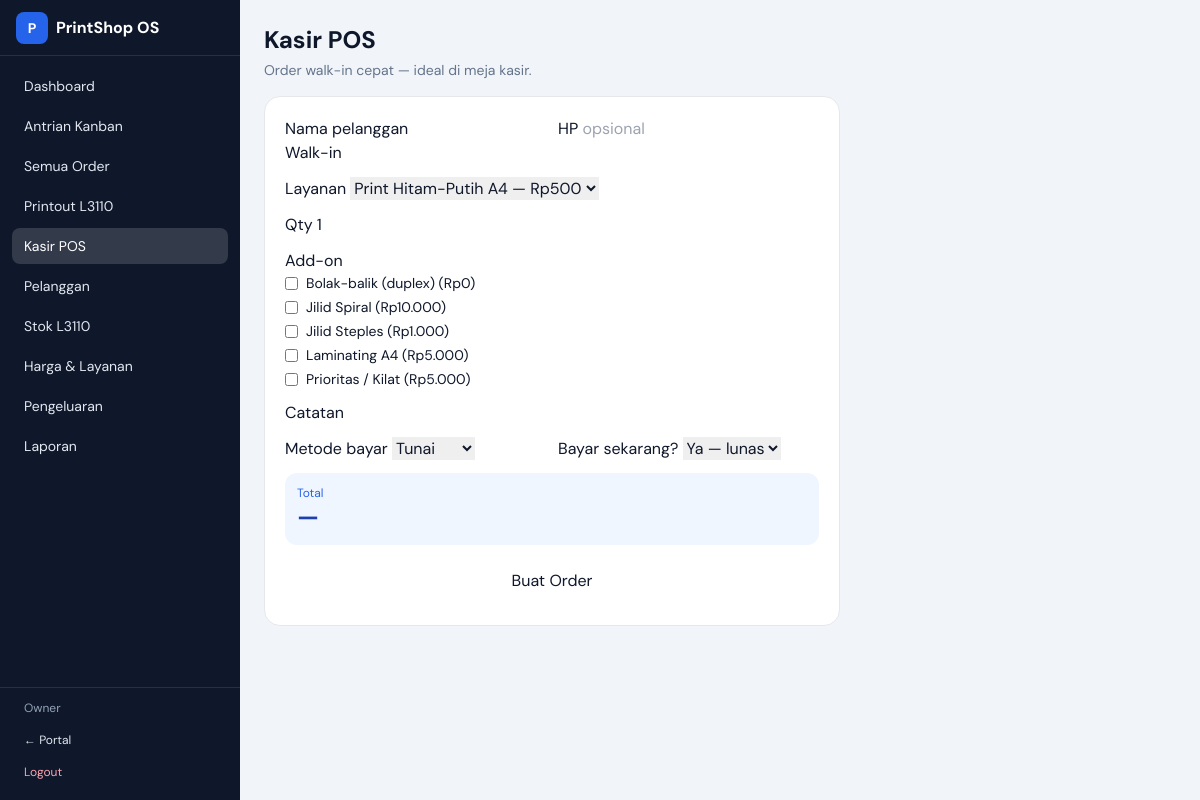
/admin/pos (signed in), run on the app's committed database.
### tables this page shows
CREATE TABLE users (
                    id INTEGER PRIMARY KEY AUTOINCREMENT,
                    username TEXT UNIQUE NOT NULL,
                    password_hash TEXT NOT NULL,
                    full_name TEXT,
                    role TEXT NOT NULL DEFAULT 'admin',
                    created_at TEXT NOT NULL
                );

CREATE TABLE addons (
                    id INTEGER PRIMARY KEY AUTOINCREMENT,
                    key TEXT UNIQUE NOT NULL,
                    name TEXT NOT NULL,
                    price INTEGER NOT NULL,
                    active INTEGER NOT NULL DEFAULT 1
                );

### app/routers/admin.py (the view)
@router.get("/pos", response_class=HTMLResponse)
async def pos_page(request: Request):
    user = current_user(request)
    if not user:
        return RedirectResponse("/admin/login", status_code=303)
    return templates.TemplateResponse(
        "admin/pos.html",
        {
            "request": request,
            "user": user,
            "services": db.list_services(),
            "addons": db.list_addons(),
            "error": None,
            "success": None,
        },
    )

### app/templates/admin/pos.html (shortened to what this page needs)
{% extends "base_admin.html" %}
{% block content %}
<div class="max-w-xl">
  <h1 class="text-2xl font-bold mb-1">Kasir POS</h1>
  <p class="text-sm text-slate-500 mb-4">Order walk-in cepat — ideal di meja kasir.</p>
  <form method="post" class="rounded-2xl bg-white border p-5 space-y-3">
    <div class="grid grid-cols-2 gap-3">
      <div class="col-span-2 sm:col-span-1">
        <label class="label">Nama pelanggan</label>
        <input class="input" name="customer_name" value="Walk-in">
      </div>
      <div class="col-span-2 sm:col-span-1">
        <label class="label">HP</label>
        <input class="input" name="customer_phone" placeholder="opsional">
      </div>
    </div>
    <div>
      <label class="label">Layanan</label>
      <select class="input" name="service_key" id="pos-service">
        {% for s in services %}
        <option value="{{ s.key }}">{{ s.name }} — {{ rupiah(s.price) }}</option>
        {% endfor %}
      </select>
    </div>
    <div>
      <label class="label">Qty</label>
      <input class="input" type="number" name="qty" id="pos-qty" value="1" min="1">
    </div>
    <div>
      <label class="label">Add-on</label>
      <div class="grid grid-cols-1 gap-1">
        {% for a in addons %}
        <label class="flex items-center gap-2 text-sm"><input type="checkbox" class="pos-addon" name="addon_keys" value="{{ a.key }}"> {{ a.name }} ({{ rupiah(a.price) }})</label>
        {% endfor %}
      </div>
    </div>
    <div>
      <label class="label">Catatan</label>
      <input class="input" name="notes">
    </div>
    <div class="grid grid-cols-2 gap-3">
      <div>
        <label class="label">Metode bayar</label>
        <select class="input" name="payment_method">
          <option>Tunai</option><option>Transfer</option><option>QRIS</option><option>E-Wallet</option>
        </select>
      </div>
      <div>
        <label class="label">Bayar sekarang?</label>
        <select class="input" name="pay_now">
          <option value="yes">Ya — lunas</option>
        </select>
      </div>
    </div>
    <div class="rounded-xl bg-blue-50 p-3">
      <div class="text-xs text-blue-600">Total</div>
      <div class="text-2xl font-bold text-blue-800" id="pos-total">—</div>
    </div>
    <button class="btn btn-primary w-full py-3" type="submit">Buat Order</button>
  </form>
</div>
{% endblock %}

### app/templates/base_admin.html (shortened to what this page needs)
<!DOCTYPE html>
<html lang="id">
<head>
  <script src="https://cdn.tailwindcss.com"></script>
  <link rel="stylesheet" href="/static/css/app.css">
</head>
<body class="bg-slate-100 text-slate-900 font-sans antialiased min-h-screen">
  <div class="min-h-screen flex">
    <aside class="hidden md:flex w-60 flex-col bg-brand-900 text-slate-200">
      <div class="h-14 px-4 flex items-center gap-2 border-b border-white/10 font-bold text-white">
        <span class="w-8 h-8 rounded-lg bg-brand-600 grid place-items-center text-sm">P</span>
        PrintShop OS
      </div>
      <nav class="flex-1 p-3 space-y-1 text-sm">
        {% set nav_items = [
          ('/admin', 'Dashboard'),
          ('/admin/kanban', 'Antrian Kanban'),
          ('/admin/orders', 'Semua Order'),
          ('/admin/print-jobs', 'Printout L3110'),
          ('/admin/pos', 'Kasir POS'),
          ('/admin/customers', 'Pelanggan'),
          ('/admin/inventory', 'Stok L3110'),
          ('/admin/services', 'Harga & Layanan'),
          ('/admin/expenses', 'Pengeluaran'),
          ('/admin/reports', 'Laporan'),
        ] %}
        {% for href, label in nav_items %}
        <a href="{{ href }}" class="block px-3 py-2 rounded-lg hover:bg-white/10 {% if request.url.path == href or (href != '/admin' and request.url.path.startswith(href)) %}bg-white/15 text-white{% endif %}">{{ label }}</a>
        {% endfor %}
      </nav>
      <div class="p-3 border-t border-white/10 text-xs">
        <div class="px-3 mb-2 text-slate-400">{{ user.full_name or user.username }}</div>
        <a href="/" class="block px-3 py-2 rounded-lg hover:bg-white/10">← Portal</a>
        <a href="/admin/logout" class="block px-3 py-2 rounded-lg hover:bg-white/10 text-rose-300">Logout</a>
      </div>
    </aside>
    <div class="flex-1 flex flex-col min-w-0">
      <main class="flex-1 p-4 md:p-6">
        {% block content %}{% endblock %}
      </main>
    </div>
  </div>
</body>
</html>

### app/static/css/app.css (style rules this page uses)
:root { color-scheme: light; }
body { font-feature-settings: "ss01" on; }
.btn { @apply inline-flex items-center justify-center gap-2 px-4 py-2 rounded-xl text-sm font-semibold transition; }
.btn-primary { @apply bg-blue-600 text-white hover:bg-blue-700; }
.input { @apply w-full rounded-xl border border-slate-300 px-3 py-2 text-sm focus:outline-none focus:ring-2 focus:ring-blue-500 focus:border-blue-500 bg-white; }
.label { @apply block text-sm font-medium text-slate-700 mb-1; }

### data on the page
users: full_name "Owner"
addons: name "Bolak-balik (duplex)", price "Rp0"
addons: name "Jilid Spiral", price "Rp10.000"
addons: name "Jilid Steples", price "Rp1.000"
addons: name "Laminating A4", price "Rp5.000"
addons: name "Prioritas / Kilat", price "Rp5.000"

### other printed values
{{ label }} "Dashboard" "Antrian Kanban" "Semua Order" "Printout L3110" "Kasir POS" "Pelanggan" "Stok L3110" "Harga & Layanan" "Pengeluaran" "Laporan"
form field service_key "Print Hitam-Putih A4 — Rp500"
